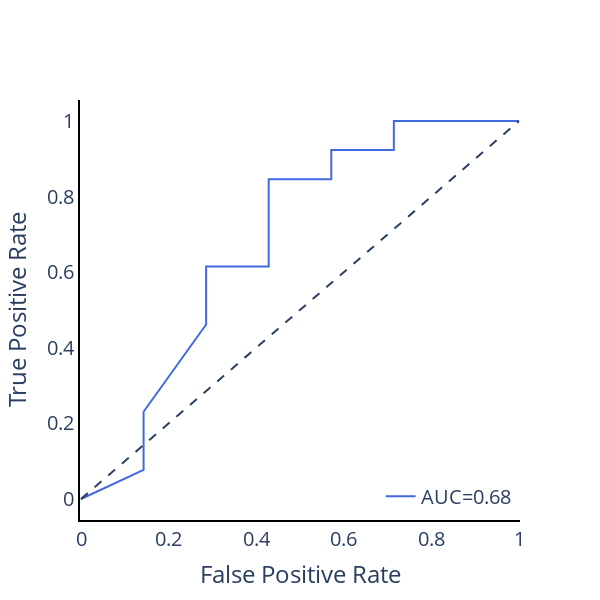

Source (notebook cell):
### Code cell
from autorad.utils import io
from autorad.visualization import plotly_utils
from autorad.training.infer import Inferrer

best_params = io.load_json(result_dir / "best_params.json")
inferrer = Inferrer(params=best_params, result_dir=result_dir)
inferrer.fit_eval(feature_dataset, result_name="test")

results = pd.read_csv(result_dir / "test.csv")
plotly_utils.plot_roc_curve(results.y_true, results.y_pred_proba)

### Figure 1 — Plotly figure (JSON) as saved in the notebook; plotly's stock layout.template omitted (floating-point values rounded to 4 significant figures)
{"data": [{"line": {"color": "royalblue", "width": 2}, "mode": "lines", "name": "AUC=0.68", "type": "scatter", "x": [0, 0.1429, 0.1429, 0.2857, 0.2857, 0.4286, 0.4286, 0.5714, 0.5714, 0.7143, 0.7143, 1], "y": [0, 0.07692, 0.2308, 0.4615, 0.6154, 0.6154, 0.8462, 0.8462, 0.9231, 0.9231, 1, 1]}], "layout": {"font": {"size": 20}, "height": 600, "legend": {"x": 0.99, "xanchor": "right", "y": 0.01, "yanchor": "bottom"}, "plot_bgcolor": "rgba(0, 0, 0, 0)", "shapes": [{"line": {"dash": "dash"}, "type": "line", "x0": 0, "x1": 1, "y0": 0, "y1": 1}], "showlegend": true, "width": 600, "xaxis": {"linecolor": "black", "linewidth": 2, "showgrid": true, "showline": true, "title": {"text": "False Positive Rate"}}, "yaxis": {"linecolor": "black", "linewidth": 2, "showgrid": false, "showline": true, "title": {"text": "True Positive Rate"}}}}
